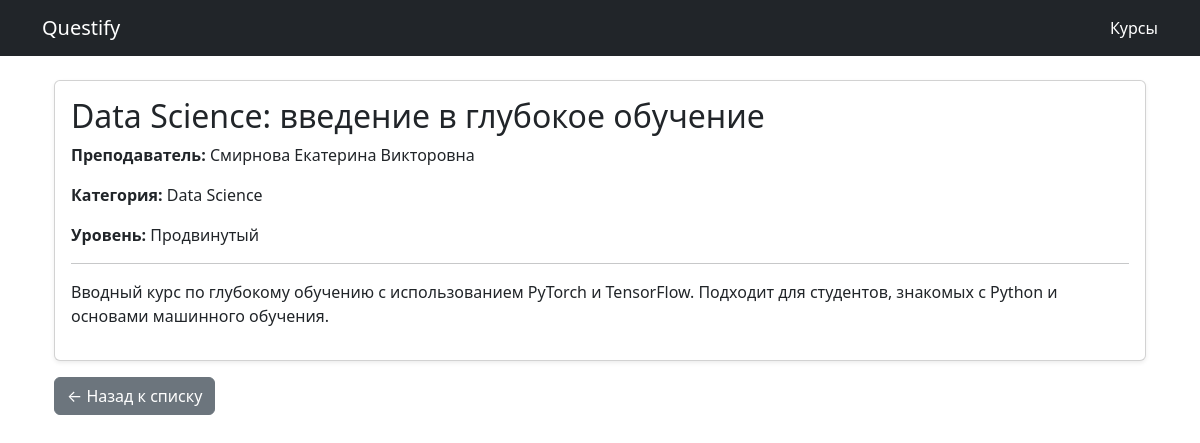
Screenshot of /course/10/ with the database file from the repository.
### course/models/course.py (models this page shows, shortened)
class Course(models.Model):
    class LevelChoices(models.IntegerChoices):
        BEGINNER = 1, "Начальный"
        INTERMEDIATE = 2, "Средний"
        ADVANCED = 3, "Продвинутый"
    title = models.CharField(max_length=200, verbose_name="Название", help_text="Название курса")
    description = models.TextField(null=True, verbose_name="Описание", blank=True)
    price = models.FloatField(null=True, verbose_name="Цена", blank=True)
    published = models.DateTimeField(db_index=True, verbose_name="Опубликовано", default=timezone.now)
    level = models.SmallIntegerField("Уровень сложности", choices=LevelChoices.choices, default=LevelChoices.BEGINNER)
    teacher = models.ForeignKey("course.Teacher", on_delete=models.CASCADE, blank=True, null=True, related_name="course")
    category = models.ManyToManyField(Category, verbose_name="Категория", blank=True)
    class Meta:
        verbose_name_plural = "Курсы"
        verbose_name = "Курс"
        ordering = ['-published']
        unique_together = ["title", "teacher"]
        get_latest_by = "published"

class Category(models.Model):
    name = models.CharField("Название категории", max_length=30, unique=True)
    class Meta:
        verbose_name = "Категория"
        verbose_name_plural = "Категории"

### course/models/teacher.py (models this page shows)
class Teacher(models.Model):
    name = models.CharField("Имя", max_length=30)
    surname = models.CharField("Фамилия", max_length=50)
    patronymic = models.CharField("Отчество", max_length=50, null=True, blank=True)
    years_of_experience = models.PositiveIntegerField("Опыт преподавания (лет)")
    class Meta:
        verbose_name = "Преподаватель"
        verbose_name_plural = "Преподаватели"
        ordering = ["surname", "name"]
    def __str__(self):
        return " ".join(filter(None, [self.surname, self.name, self.patronymic]))

### course/views.py (the view)
# urls.py: path('<int:pk>/', CourseDetailView.as_view(), name='course_detail'),
class CourseDetailView(DetailView):
    model = Course
    template_name = "course/course_detail.html"
    context_object_name = "course"

### course/templates/course/course_detail.html
{% extends "base.html" %}
{% block content %}
<div class="container mt-4">
  <div class="card shadow-sm">
    <div class="card-body">
      <h2 class="card-title">{{ course.title }}</h2>
      <p><strong>Преподаватель:</strong> {{ course.teacher }}</p>
      <p><strong>Категория:</strong>
        {% for cat in course.category.all %}
                 {{ cat.name }}{% if not forloop.last %}, {% endif %}
                {% empty %}
                  Нет
                {% endfor %}
      </p>
      <p><strong>Уровень:</strong> {{ course.get_level_display }}</p>
      <hr>
      <p>{{ course.description }}</p>
    </div>
  </div>
  <a href="{% url 'course_list' %}" class="btn btn-secondary mt-3">← Назад к списку</a>
</div>
{% endblock %}

### rows the page displays
Course: title "Data Science: введение в глубокое обучение", teacher "Смирнова Екатерина Викторовна", level "Продвинутый", description "Вводный курс по глубокому обучению с использованием PyTorch и TensorFlow. Подходит для студентов, знакомых с Python и основами машинного обучения."
Category: name "Data Science"
